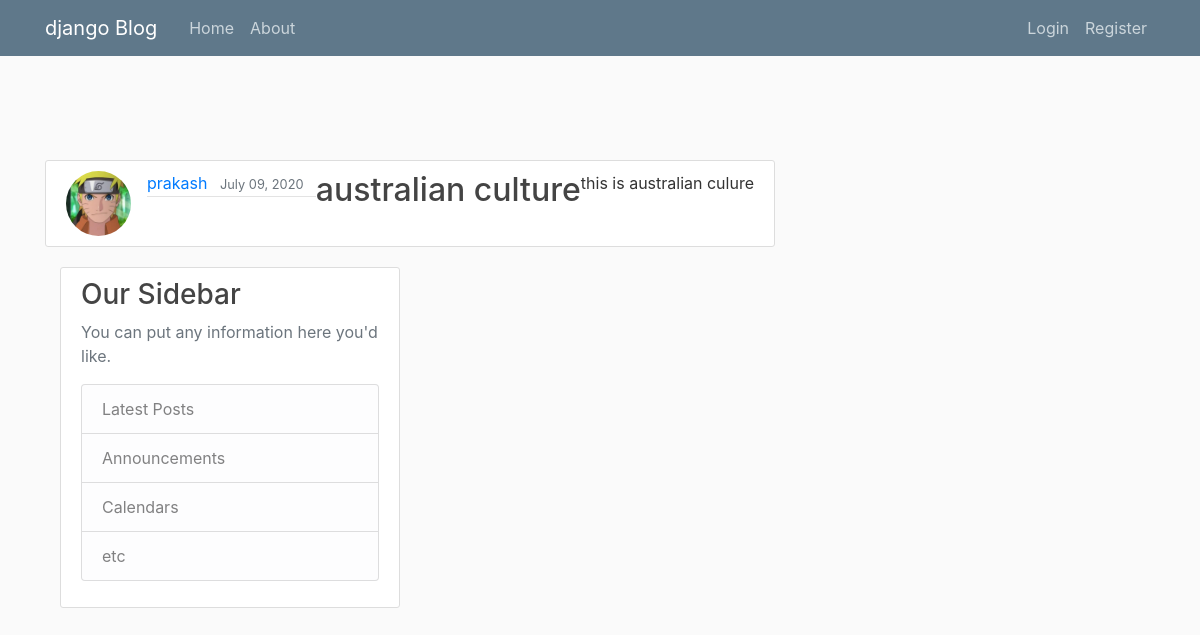
/post/16/, run on the app's committed database.
### blog/models.py (models this page shows, shortened)
class post(models.Model):
 title=models.CharField(max_length=100)
 content=models.TextField()
 date=models.DateTimeField(default=timezone.now)
 author= models.ForeignKey(User,on_delete=models.CASCADE)

### users/models.py (models this page shows, shortened)
class profile(models.Model):
    user = models.OneToOneField( User, on_delete=models.CASCADE)
    image= models.ImageField(default="default.jpg", upload_to="profile_pics")

### blog/views.py (the view)
# urls.py: path('post/<int:pk>/', PostDetailView.as_view(), name="post-detail"),
class PostDetailView(DetailView):
    model= post

### blog/templates/blog/post_detail.html (shortened to what this page needs)
{% extends "blog/base.html"%}
{% load static %}
{% block content%}
   <article class="media content-section">
      <img  class="rounded-circle article-img" src="{{object.author.profile.image.url}}">
  <div class="media-body">
    <div class="article-metadata">
      <a class="mr-2" href="{% url 'user-post' object.author.username %}">{{ object.author }}</a>
      <small class="text-muted">{{ object.date|date:"F d, Y"}}</small>
    </div>
      </div>
    <h2 class="article-title" h>{{ object.title }}</h2>
    <p class="article-content">{{ object.content }}</p>
  </div>
{% endblock content %}

### blog/static/blog/main.css (style rules this page uses)
body { background: #fafafa; color: #333333; margin-top: 10rem; }
h1, h2, h3, h4, h5, h6 { color: #444444; }
.content-section { background: #ffffff; padding: 10px 20px; border: 1px solid #dddddd; border-radius: 3px; margin-bottom: 20px; }
.article-title { color: #444444; }
.article-content { white-space: pre-line; }
.article-img { height: 65px; width: 65px; margin-right: 16px; }
.article-metadata { padding-bottom: 1px; margin-bottom: 4px; border-bottom: 1px solid #e3e3e3 }

### data on the page
post: author.profile.image (picture), author "prakash", date "July 09, 2020", title "australian culture", content "this is australian culure"
